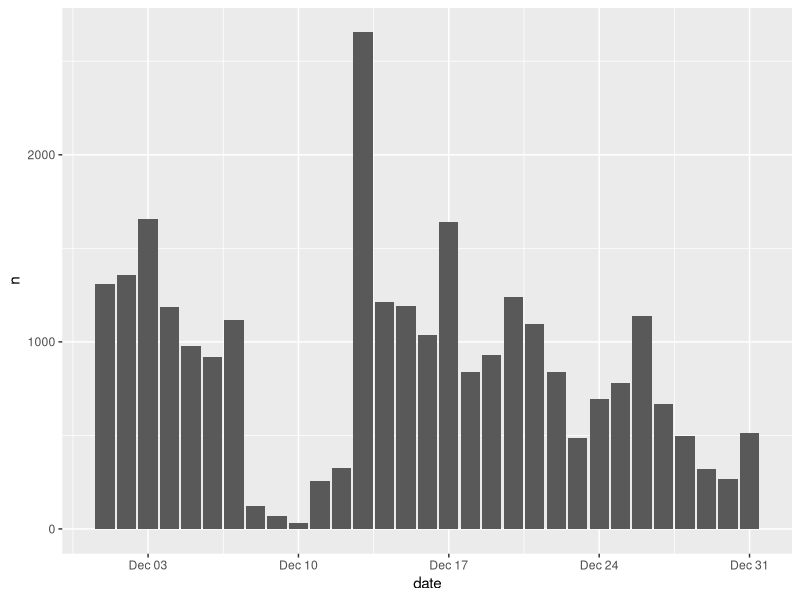

Recreate this plot in R.
library(tidyverse)
library(ggthemes)
library(ggplot2)


# read data
trail_class_leads <- readxl::read_xls("trial_class.xls")

trail_class_leads <- 
  trail_class_leads %>% 
  rename(source_1=source)

temp_1 <- trail_class_leads %>% 
  filter(status==1) %>% 
  group_by(date,source_1) %>% 
  summarise(n=n()) %>% 
  ungroup() %>% 
  spread(source_1,n)

temp_0 <- trail_class_leads %>% 
  filter(status==0) %>% 
  group_by(date,source_1) %>% 
  summarise(n=n()) %>% 
  ungroup() %>% 
  spread(source_1,n)

trail_class_leads %>% 
  group_by(date) %>% 
  summarise(n=n()) %>% 
  ggplot(mapping = aes(x=date,y=n))+
  geom_bar(stat = "identity")

temp <- trail_class_leads %>% 
  unite("ss",source_1,status,remove = FALSE) %>% 
  group_by(date,ss) %>% 
  summarise(n=n()) %>% 
  ungroup() %>% 
  spread(ss,n)
